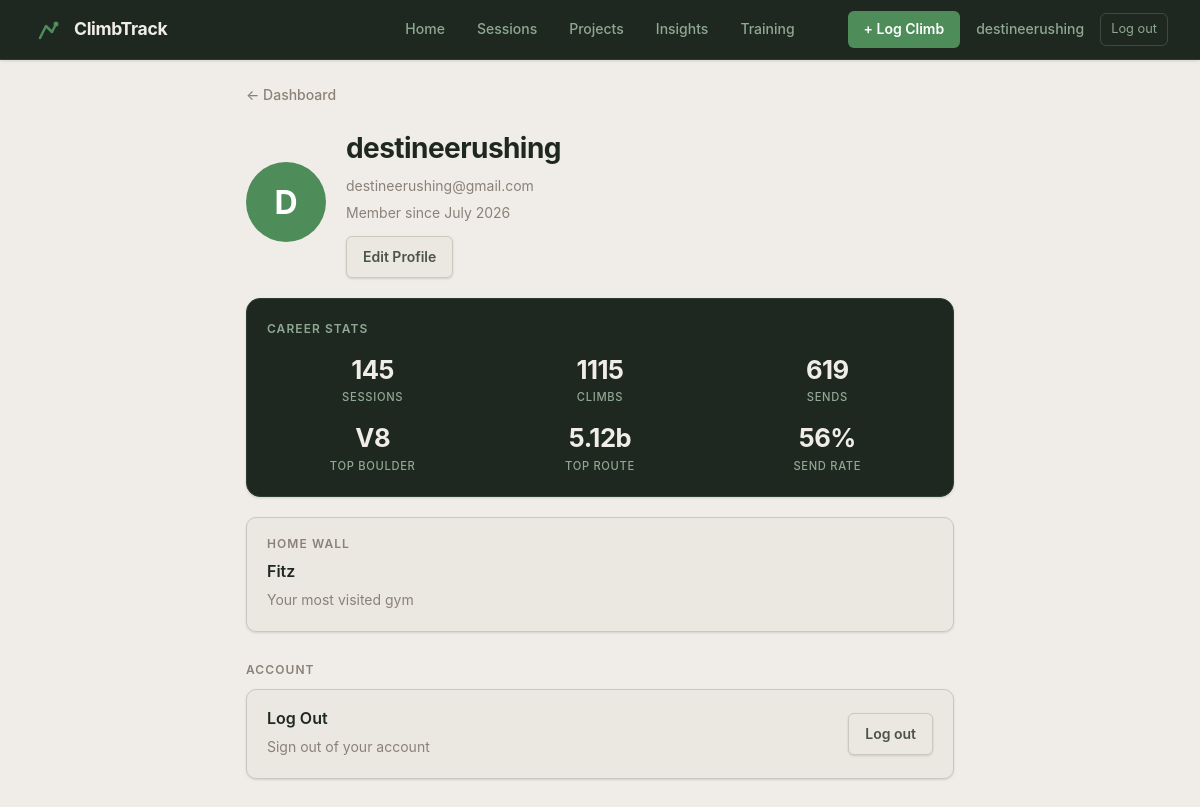
The app's page /profile (signed in) with its own data.
### app.py (models this page shows, shortened)
class User(UserMixin, db.Model):
    id = db.Column(db.Integer, primary_key=True)
    email = db.Column(db.String(150), unique=True, nullable=False)
    display_name = db.Column(db.String(100), nullable=False)
    password_hash = db.Column(db.String(256), nullable=False)
    profile_photo = db.Column(db.String(200))
    created_at = db.Column(db.DateTime, default=datetime.utcnow)
    sessions = db.relationship('Session', backref='user', lazy=True)

class Climb(db.Model):
    id = db.Column(db.Integer, primary_key=True)
    session_id = db.Column(db.Integer, db.ForeignKey('session.id'), nullable=True)
    route_id = db.Column(db.Integer, db.ForeignKey('route.id'), nullable=True)
    climb_name = db.Column(db.String(100))
    discipline = db.Column(db.String(20), default='boulder')  # 'boulder' or 'route'
    grade = db.Column(db.String(20))
    attempts = db.Column(db.Integer)
    result = db.Column(db.String(20), default='attempt')
    notes = db.Column(db.String(500))
    style_tags = db.Column(db.String(300))  # comma-separated e.g. "crimp,overhang"
    photo_filename = db.Column(db.String(200))
    video_url = db.Column(db.String(500))

class Gym(db.Model):
    id = db.Column(db.Integer, primary_key=True)
    name = db.Column(db.String(100), nullable=False, unique=True)
    address = db.Column(db.String(200))
    is_outdoor = db.Column(db.Boolean, default=False)
    image_filename = db.Column(db.String(200))
    created_at = db.Column(db.DateTime, default=datetime.utcnow)
    sessions = db.relationship('Session', backref='gym', lazy=True)
    routes = db.relationship('Route', backref='gym', lazy=True)

### app.py (the view)
@app.route("/profile")
@login_required
def profile():
    all_climbs = Climb.query.join(Session).all()
    all_sessions = Session.query.order_by(Session.date.desc()).all()
    stats = compute_stats(all_climbs)
    stats['total_sessions'] = len(all_sessions)
    gym_counts = {}
    for s in all_sessions:
        if s.gym:
            gym_counts[s.gym.name] = gym_counts.get(s.gym.name, 0) + 1
    favorite_gym = max(gym_counts, key=gym_counts.get) if gym_counts else None
    active_projects = Route.query.filter_by(is_project=True).filter(
        Route.climbs.any()
    ).all()
    active_projects = [r for r in active_projects if not any(c.result in SEND_RESULTS for c in r.climbs)]
    member_since = current_user.created_at.strftime('%B %Y') if current_user.created_at else 'Unknown'
    return render_template(
        "profile.html",
        stats=stats,
        favorite_gym=favorite_gym,
        active_projects=active_projects[:3],
        member_since=member_since,
        result_labels=RESULT_LABELS,
    )

### app.py (called while the page is built)
@login_manager.user_loader
def load_user(user_id):
    return User.query.get(int(user_id))

def compute_stats(climbs):
    total = len(climbs)
    sends = sum(1 for c in climbs if c.result in SEND_RESULTS)
    send_rate = round((sends / total) * 100) if total > 0 else 0
    sent_climbs = [c for c in climbs if c.result in SEND_RESULTS and c.grade]
    def find_hardest(discipline):
        candidates = [c.grade for c in sent_climbs if c.discipline == discipline]
        if not candidates:
            return None
        return max(candidates, key=lambda g: GRADE_RANK.get((discipline, g), -1))
    hardest_boulder = find_hardest('boulder')
    hardest_route = find_hardest('route')
    breakdown = {rt: sum(1 for c in climbs if c.result == rt) for rt in RESULT_TYPES}
    return {
        'total': total,
        'sends': sends,
        'send_rate': send_rate,
        'hardest_boulder': hardest_boulder,
        'hardest_route': hardest_route,
        'breakdown': breakdown,
    }

### templates/profile.html (shortened to what this page needs)
<!DOCTYPE html>
<html>
<head>
    <link rel="stylesheet" href="{{ url_for('static', filename='style.css') }}">
</head>
<body>
    <header class="desktop-nav">
        <a href="/" class="desktop-nav-logo">
            <span class="desktop-nav-wordmark">ClimbTrack</span>
        </a>
        <nav class="desktop-nav-links">
            <a href="/" class="desktop-nav-link">Home</a>
            <a href="/gyms" class="desktop-nav-link">Sessions</a>
            <a href="/projects" class="desktop-nav-link">Projects</a>
            <a href="/insights" class="desktop-nav-link">Insights</a>
            <a href="/training" class="desktop-nav-link">Training</a>
        </nav>
        <div class="desktop-nav-user">
            <a href="/session/new" class="desktop-nav-cta">+ Log Climb</a>
            <span class="desktop-nav-name">{{ current_user.display_name }}</span>
            <a href="/logout" class="desktop-nav-logout">Log out</a>
        </div>
    </header>
    <nav class="top-nav"><a href="/">← Dashboard</a></nav>
    <div class="profile-header">
        {% if current_user.profile_photo %}
        <img src="{{ url_for('static', filename='uploads/' + current_user.profile_photo) }}"
             alt="{{ current_user.display_name }}"
             class="profile-avatar-img">
        {% else %}
        <div class="profile-avatar">{{ current_user.display_name[0].upper() }}</div>
        {% endif %}
        <div class="profile-info">
            <h1>{{ current_user.display_name }}</h1>
            <p class="muted">{{ current_user.email }}</p>
            <p class="muted">Member since {{ member_since }}</p>
            <a href="/profile/edit" class="btn btn-secondary" style="margin-top: 8px; display: inline-flex;">Edit Profile</a>
        </div>
    </div>
    <div class="stats-card stats-card-dark" style="margin-top: 20px;">
        <h3>Career Stats</h3>
        <div class="stats-grid stats-grid-3">
            <div class="stat">
                <div class="stat-value">{{ stats.total_sessions }}</div>
                <div class="stat-label">Sessions</div>
            </div>
            <div class="stat">
                <div class="stat-value">{{ stats.total }}</div>
                <div class="stat-label">Climbs</div>
            </div>
            <div class="stat">
                <div class="stat-value">{{ stats.sends }}</div>
                <div class="stat-label">Sends</div>
            </div>
            <div class="stat">
                <div class="stat-value">{{ stats.hardest_boulder or '—' }}</div>
                <div class="stat-label">Top Boulder</div>
            </div>
            <div class="stat">
                <div class="stat-value">{{ stats.hardest_route or '—' }}</div>
                <div class="stat-label">Top Route</div>
            </div>
            <div class="stat">
                <div class="stat-value">{{ stats.send_rate }}%</div>
                <div class="stat-label">Send Rate</div>
            </div>
        </div>
    </div>
    {% if favorite_gym %}
    <div class="card" style="margin-bottom: 16px;">
        <p class="section-heading" style="margin: 0 0 6px;">Home Wall</p>
        <h3>{{ favorite_gym }}</h3>
        <p class="muted">Your most visited gym</p>
    </div>
    {% endif %}
    <p class="section-heading">Account</p>
    <div class="card">
        <div style="display: flex; justify-content: space-between; align-items: center;">
            <div>
                <h3>Log Out</h3>
                <p class="muted">Sign out of your account</p>
            </div>
            <a href="/logout" class="btn btn-secondary">Log out</a>
        </div>
    </div>
</body>
</html>

### records on screen
User: display_name "destineerushing", display_name "D", email "destineerushing@gmail.com"
Climb: grade "V8"
Climb: grade "5.12b"
Gym: name "Fitz"

### other values on screen
{{ member_since }} "July 2026"
{{ stats.total_sessions }} "145"
{{ stats.total }} "1115"
{{ stats.sends }} "619"
{{ stats.send_rate }} "56"
